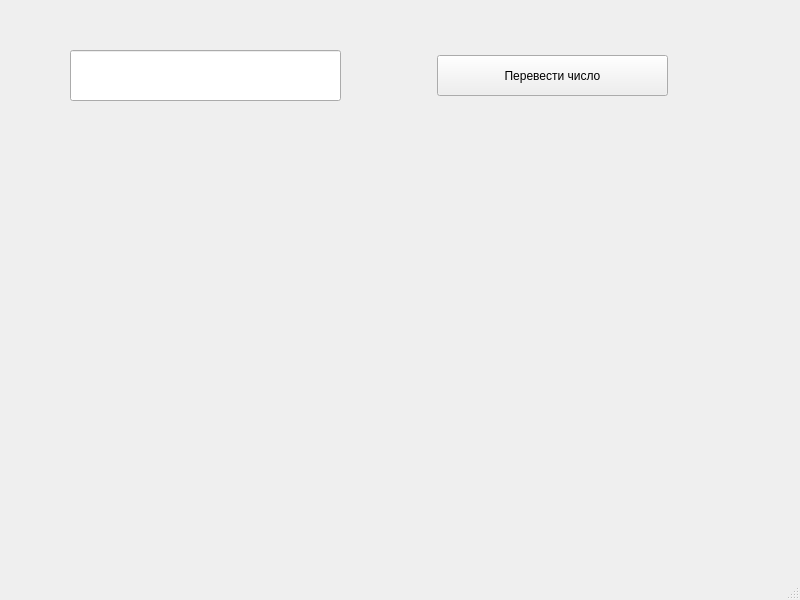
<?xml version="1.0" encoding="UTF-8"?>
<ui version="4.0">
 <class>MainWindow</class>
 <widget class="QMainWindow" name="MainWindow">
  <property name="geometry">
   <rect>
    <x>0</x>
    <y>0</y>
    <width>800</width>
    <height>600</height>
   </rect>
  </property>
  <property name="windowTitle">
   <string>MainWindow</string>
  </property>
  <widget class="QWidget" name="centralwidget">
   <widget class="QLineEdit" name="lineEdit">
    <property name="geometry">
     <rect>
      <x>70</x>
      <y>50</y>
      <width>271</width>
      <height>51</height>
     </rect>
    </property>
   </widget>
   <widget class="QPushButton" name="pushButton">
    <property name="geometry">
     <rect>
      <x>437</x>
      <y>55</y>
      <width>231</width>
      <height>41</height>
     </rect>
    </property>
    <property name="text">
     <string>Перевести число</string>
    </property>
   </widget>
   <widget class="QLabel" name="label">
    <property name="geometry">
     <rect>
      <x>85</x>
      <y>187</y>
      <width>611</width>
      <height>71</height>
     </rect>
    </property>
    <property name="text">
     <string/>
    </property>
   </widget>
  </widget>
  <widget class="QMenuBar" name="menubar">
   <property name="geometry">
    <rect>
     <x>0</x>
     <y>0</y>
     <width>800</width>
     <height>23</height>
    </rect>
   </property>
  </widget>
  <widget class="QStatusBar" name="statusbar"/>
 </widget>
 <resources/>
 <connections/>
</ui>
